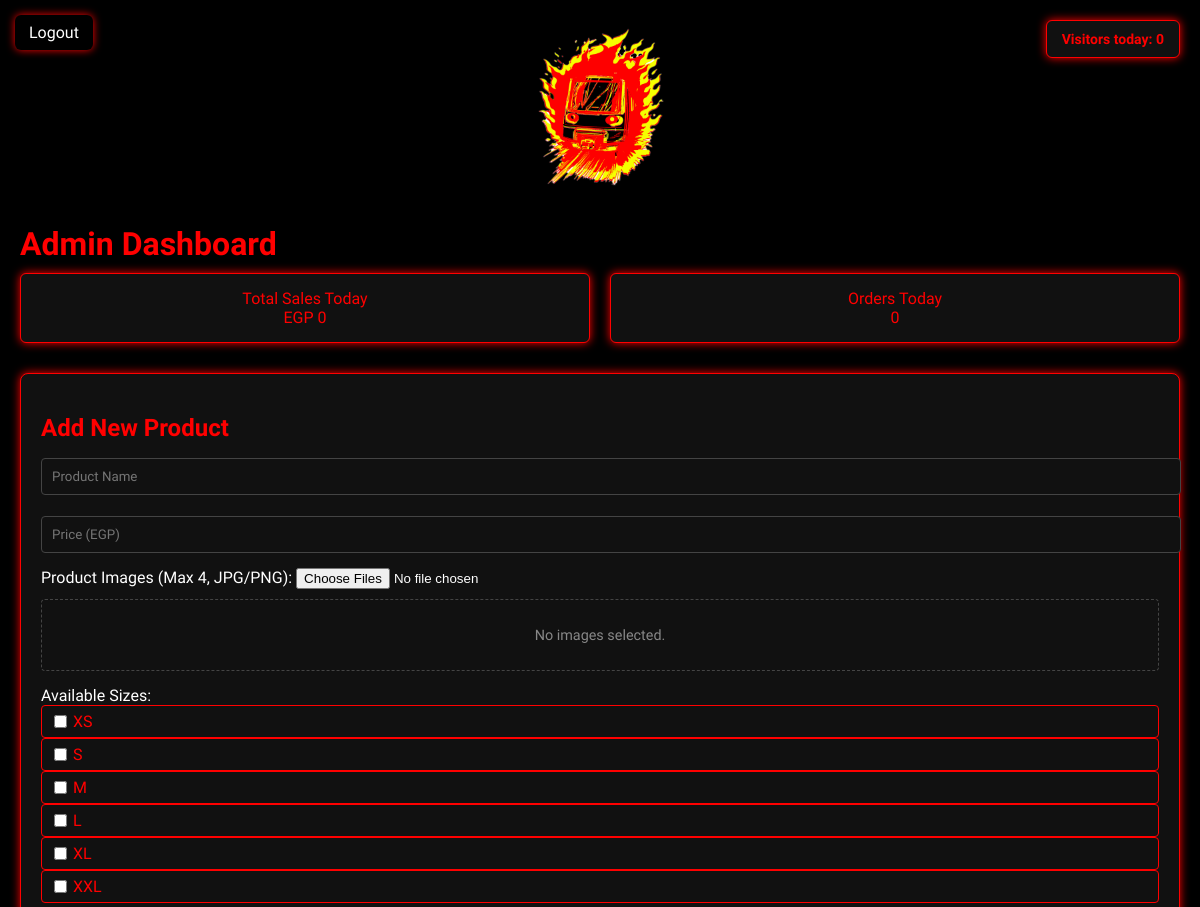
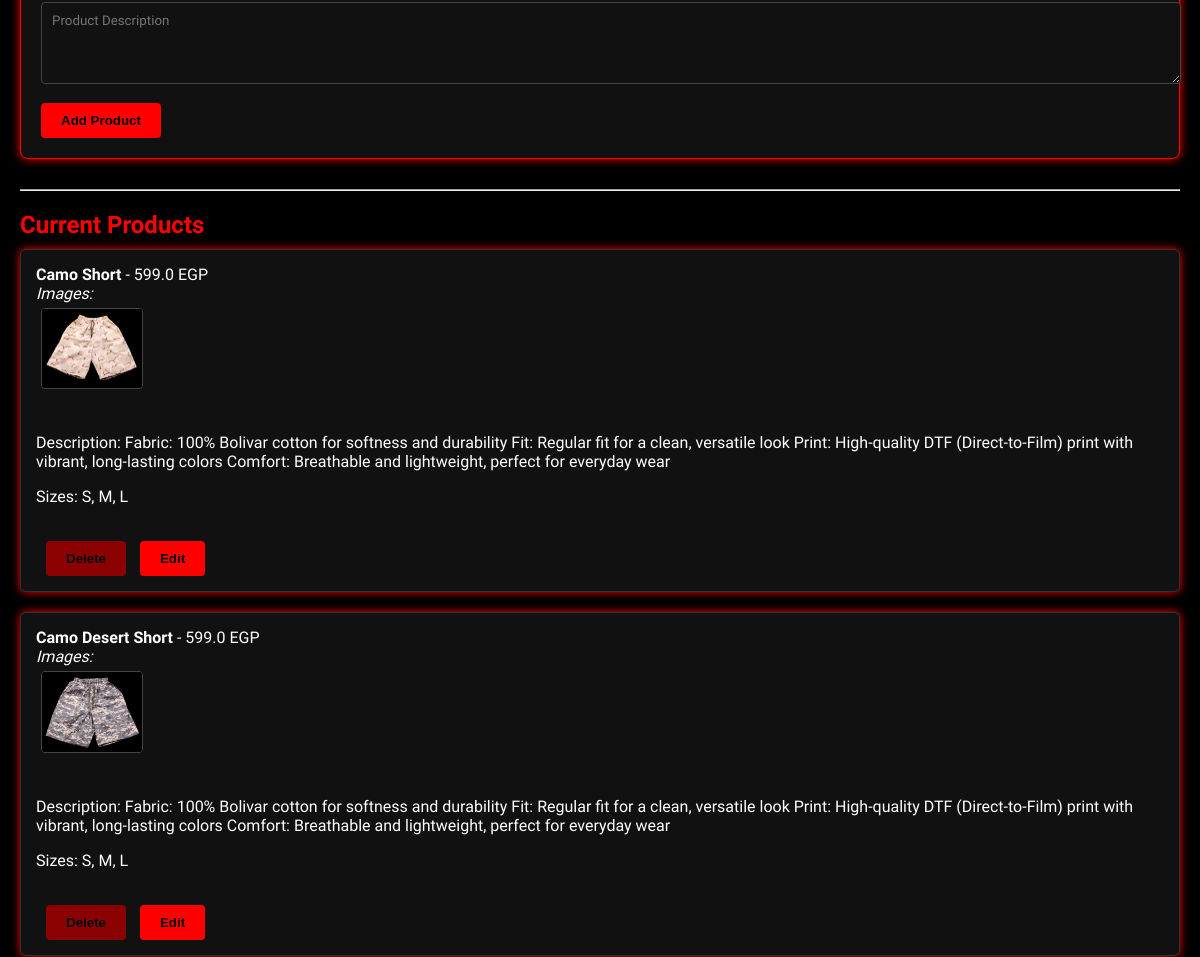
Before: /admin (signed in, upper part) with the older database file (2 pictures, top to bottom).
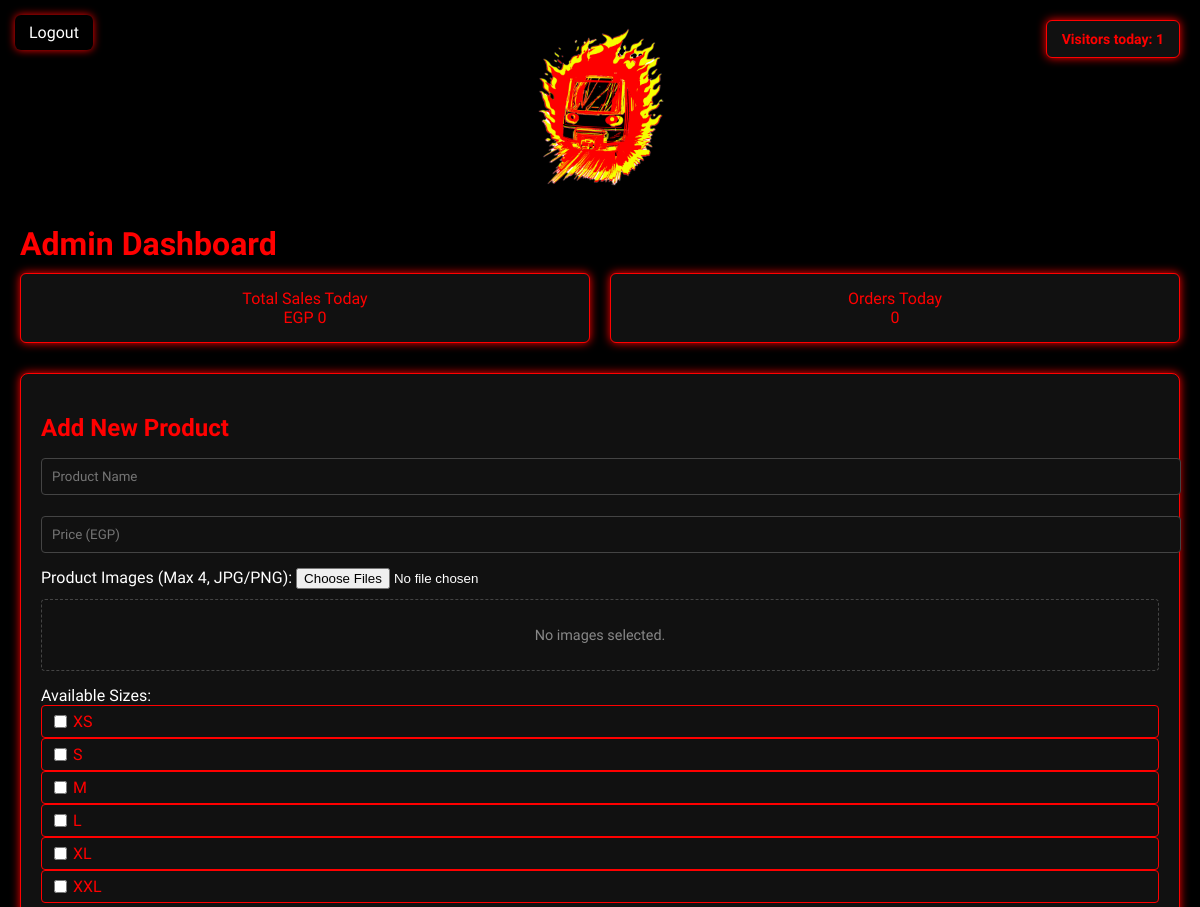
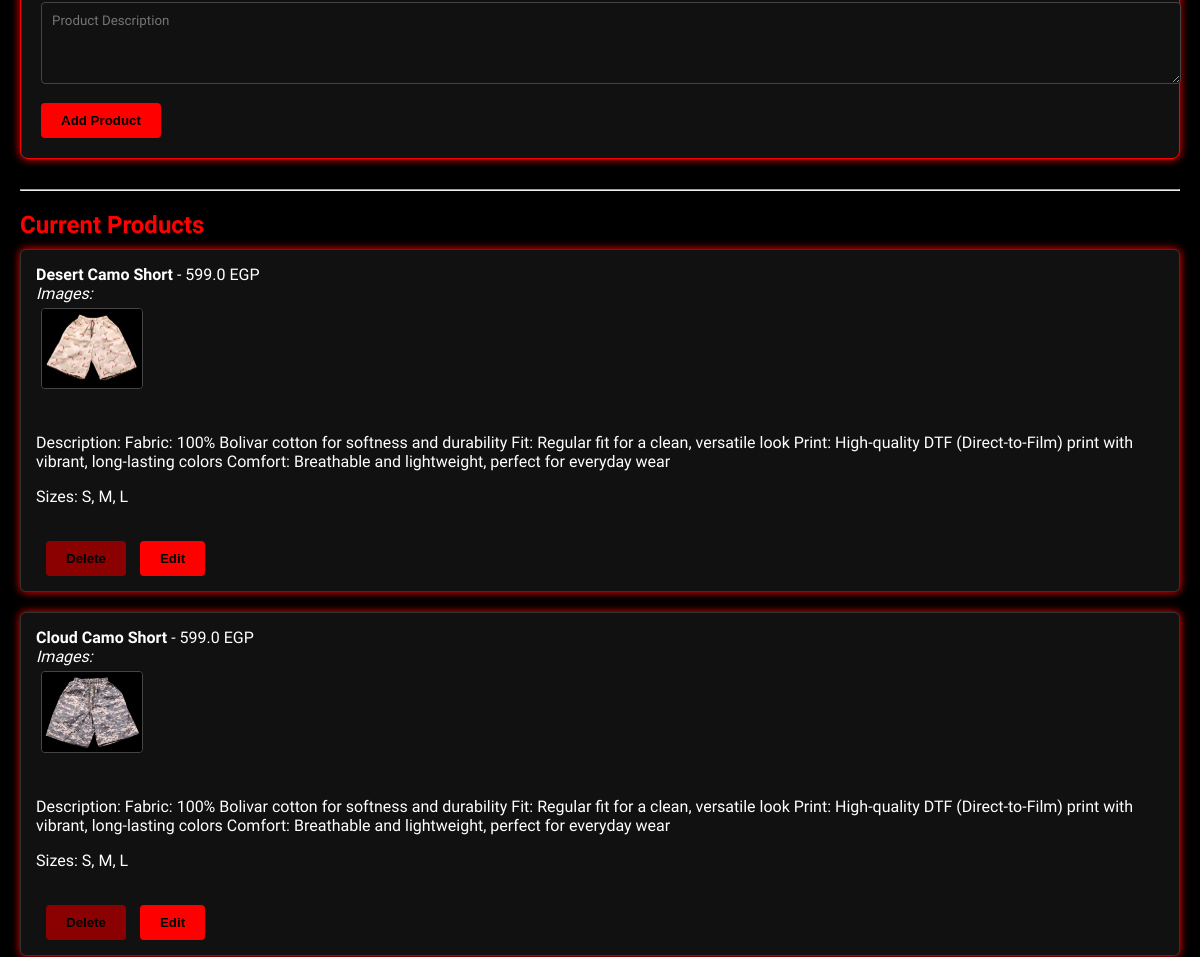
After: the same page with the newer database file (2 pictures, top to bottom).
### tables this page shows
CREATE TABLE products (
                id INTEGER PRIMARY KEY AUTOINCREMENT,
                name TEXT NOT NULL,
                price REAL NOT NULL,
                image TEXT, -- CHANGED: Removed NOT NULL constraint
                sizes TEXT,
                description TEXT
            );

### app.py (the view, shortened to what this page needs)
@app.route('/admin', methods=['GET', 'POST'])
def admin():
    if not session.get('admin'):
        return redirect(url_for('admin_login'))
    conn = sqlite3.connect('store.db')
    c = conn.cursor()
    status_filter = request.args.get('status')
    today = datetime.now().strftime('%Y-%m-%d')
    c.execute('SELECT COUNT(*) FROM orders WHERE DATE(created_at) = ?', (today,))
    orders_today = c.fetchone()[0] or 0
    c.execute('SELECT SUM(total_price) FROM orders WHERE DATE(created_at) = ? AND status = "Delivered"', (today,))
    sales_today = c.fetchone()[0] or 0
    c.execute('SELECT id, name, price, image, sizes, description FROM products')
    rows = c.fetchall()
    products = [{
        'id': row[0],
        'name': row[1],
        'price': row[2],
        'image': row[3],
        'sizes': row[4].split(',') if row[4] else [],
        'description': row[5],
    } for row in rows]
    for product in products:
        if product['image']:
            product['images'] = [path.strip() for path in product['image'].split(',') if path.strip()]
        else:
            product['images'] = []
    query = '''SELECT id, name, phone, governorate, total_price, created_at,
                      COALESCE(status, 'Unknown') as status,
                      payment, paymob_transaction_id
               FROM orders'''
    if status_filter:
        query += ' WHERE COALESCE(status, "Unknown") = ?'
    query += ''' ORDER BY
                      CASE COALESCE(status, 'Unknown')
                          WHEN 'Pending Paymob' THEN 0
                          WHEN 'Pending Cash Delivery' THEN 1
                          WHEN 'Paid' THEN 2
                          WHEN 'Shipped' THEN 3
                          WHEN 'Delivered' THEN 4
                          WHEN 'Failed' THEN 5
                          WHEN 'Unknown' THEN 6
                          ELSE 7
                      END,
                      created_at DESC
                '''
    if status_filter:
        c.execute(query, (status_filter,))
    else:
        c.execute(query)
    order_rows = c.fetchall()
    print(f"🛒 Orders fetched from DB: {len(order_rows)}")
    for row in order_rows:
     print(row)
    orders = []
    for order in order_rows:
     order_id = order[0]
     try:
         c.execute('''
             SELECT products.name, order_items.quantity, order_items.price, order_items.size
             FROM order_items
             JOIN products ON order_items.product_id = products.id
             WHERE order_id = ?
         ''', (order_id,))
         items = [{"name": i[0], "quantity": i[1], "price": i[2], "size": i[3]} for i in c.fetchall()]
         orders.append({
             'id': order_id,
             'name': order[1],
             'phone': order[2],
             'governorate': order[3],
             'total_price': order[4],
             'created_at': order[5],
             'status': order[6],
             'payment_method': order[7],
             'paymob_transaction_id': order[8],
             'items': items,
         })
     except Exception as e:
       print(f"Error processing order {order_id}: {e}")
    c.execute('SELECT COUNT(*) FROM visitors WHERE date = ?', (today,))
    visitor_count = c.fetchone()[0]
    c.execute('SELECT id, question, answer FROM faqs ORDER BY id DESC')
    faqs = [{'id': row[0], 'question': row[1], 'answer': row[2]} for row in c.fetchall()]
    conn.close()
    return render_template('admin.html',
                           products=products,
                           orders=orders,
                           visitor_count=visitor_count,
                           orders_today=orders_today,
                           sales_today=sales_today,
                           faqs=faqs)

### app.py (called while the page is built)
@app.before_request
def require_login():
    if request.endpoint == 'admin' and not session.get('admin'):
        return redirect(url_for('admin_login'))

### templates/admin.html (shortened to what this page needs)
<!DOCTYPE html>
<html>
<head>
</head>
<body>
    <div style="text-align: center; margin-bottom: 20px;">
        <img src="{{ url_for('static', filename='logo-center.png') }}" alt="Metro Nary Logo" style="max-width: 180px;">
    </div>
    <div class="visitor-counter">
        Visitors today: {{ visitor_count }}
    </div>
    <div class="logout-button">
        <a href="{{ url_for('admin_logout') }}">Logout</a>
    </div>
    <h1>Admin Dashboard</h1>
    <div style="display: flex; gap: 20px; margin-bottom: 30px;">
        <div class="stat-card">
            <div class="label">Total Sales Today</div>
            <div class="value">EGP {{ sales_today }}</div>
        </div>
        <div class="stat-card">
            <div class="label">Orders Today</div>
            <div class="value">{{ orders_today }}</div>
        </div>
    </div>
    <div class="new-product-form-container">
        <h2>Add New Product</h2>
        <form method="POST" enctype="multipart/form-data">
            <input type="text" name="name" placeholder="Product Name" required>
            <input type="number" name="price" placeholder="Price (EGP)" required min="0">
            <label for="productImages">Product Images (Max 4, JPG/PNG):</label>
            <input type="file" id="productImages" name="product_images" accept="image/jpeg,image/png" multiple>
            <div id="imagePreviewContainer">No images selected.</div>
            <label>Available Sizes:</label>
            <div class="sizes-checkbox-group">
                {% for size in ['XS', 'S', 'M', 'L', 'XL', 'XXL'] %}
                <label
                    style="display: flex; align-items: center; gap: 6px; background-color: #111; padding: 6px 12px; border: 1px solid red; border-radius: 4px;">
                    <input type="checkbox" name="sizes" value="{{ size }}">
                    <span style="color: red;">{{ size }}</span>
                </label>
                {% endfor %}
            </div>
            <textarea name="description" placeholder="Product Description" rows="4" required></textarea><br>
            <button type="submit">Add Product</button>
        </form>
    </div>
    <hr>
    <h2>Current Products</h2>
    {% for product in products %}
    <div class="product">
        <strong>{{ product.name }}</strong> - {{ product.price }} EGP<br>
        <em>Images:</em>
        <div class="product-images-preview">
            {% if product.images %}
            {% for img_path in product.images %}
            <img src="{{ url_for('static', filename=img_path) }}" alt="Product Image">
            {% endfor %}
            {% else %}
            No images available.
            {% endif %}
        </div>
        <br>
        <p>Description: {{ product.description }}</p>
        <p>Sizes: {{ product.sizes | join(', ') }}</p>
        <br>
        <form method="POST" action="{{ url_for('delete_product', product_id=product.id) }}" class="inline">
            <button style="background-color: darkred;">Delete</button>
        </form>
        <form method="GET" action="{{ url_for('edit_product', product_id=product.id) }}" class="inline">
            <button>Edit</button>
        </form>
    </div>
    {% endfor %}
</body>
</html>

Changed rows visible on the page:
changed products: name "Camo Short" → "Desert Camo Short"
changed products: name "Camo Desert Short" → "Cloud Camo Short"
Other visible differences:
{{ visitor_count }}: "0" → "1"
